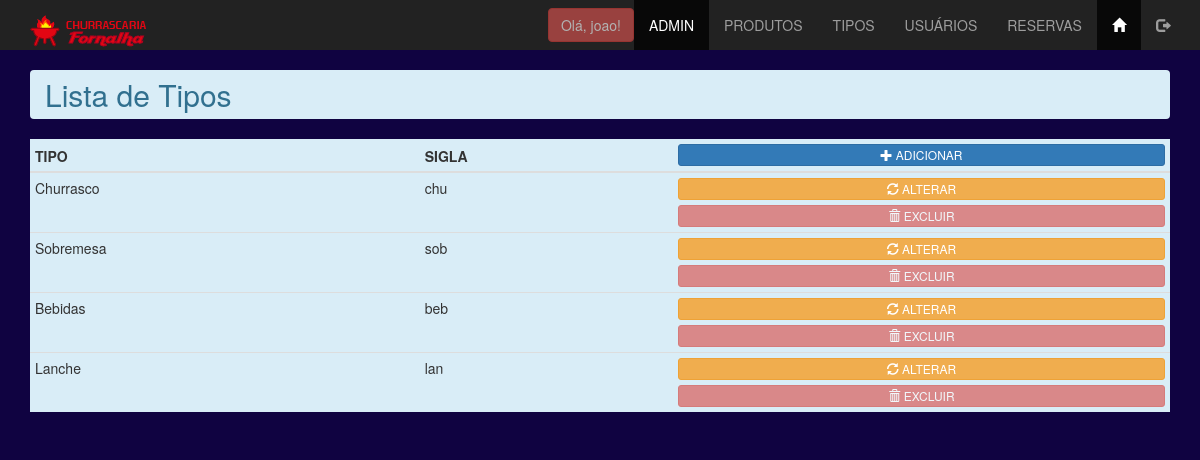
The app's page /admin/tipos_lista.php (signed in) with its own data.
### tables this page shows
CREATE TABLE `tbtipos` (
  `id_tipo` int(11) NOT NULL AUTO_INCREMENT,
  `sigla_tipo` varchar(3) NOT NULL,
  `rotulo_tipo` varchar(15) NOT NULL,
  PRIMARY KEY (`id_tipo`)
);

### admin/tipos_lista.php (the view, shortened to what this page needs)
<?php
include '../conn/connect.php';
$lista = $conn->query("select * from tbtipos");
$row = $lista->fetch_assoc();
?>
<!DOCTYPE html>
<html lang="pt-BR">
<head>
    <link rel="stylesheet" href="../css/bootstrap.min.css">
    <link rel="stylesheet" href="../css/estilo.css">
</head>
<body class="fundoadm">
    <?php include "menu_adm.php"; ?>
    <main class="container">
        <h2 class="breadcrumb alert-info">Lista de Tipos </h2>
        <table class="table table-hover table-condensed tb-opacidade bg-info">
            <thead>
                <th>TIPO</th>
                <th>SIGLA</th>
                <th>
                    <a href="tipos_insere.php" target="_self" class="btn btn-block btn-primary btn-xs" role="button">
                        <span class="glyphicon glyphicon-plus" aria-hidden="true"></span>
                        <span class="hidden-xs">ADICIONAR</span>
                    </a>
                </th>
            </thead>
            <tbody>
                <?php do{?>
                    <tr>
                        <td>
                        <?php echo $row['rotulo_tipo'];?>
                        </td>
                        <td>
                            <?php  echo $row['sigla_tipo'] ?>
                        </td>
                        <td>
                            <a href="tipos_atualiza.php?id_tipo=<?php echo $row['id_tipo']?>" role="button" class="btn btn-warning btn-block btn-xs">
                                <span class="glyphicon glyphicon-refresh"></span>
                                <span class="hidden-xs">ALTERAR</span>
                            </a>
                            <?php $consulta = $conn->query("select id_tipo_produto from tbprodutos where id_tipo_produto = ".$row['id_tipo']." limit 1;")?>
                            <button <?php echo $consulta->num_rows>0?'disabled':''?>
                                data-nome="<?php echo $row['sigla_tipo'];?>"
                                data-id="<?php echo $row['id_tipo'];?>"
                                class="delete btn btn-xs btn-block btn-danger">
                                <span class="glyphicon glyphicon-trash"></span>
                                <span class="hidden-xs">EXCLUIR</span>
                            </button>
                        </td>
                    </tr>
                    <?php }while($row = $lista->fetch_assoc());?>
            </tbody>
        </table>
    </main>
</body>
</html>

### css/estilo.css (style rules this page uses)
.fundoadm { background-color: rgb(16, 3, 65); }

### records on screen
tbtipos: rotulo_tipo "Churrasco", sigla_tipo "chu"
tbtipos: rotulo_tipo "Sobremesa", sigla_tipo "sob"
tbtipos: rotulo_tipo "Bebidas", sigla_tipo "beb"
tbtipos: rotulo_tipo "Lanche", sigla_tipo "lan"

### other values on screen
$_SESSION['login_usuario'] "joao"
